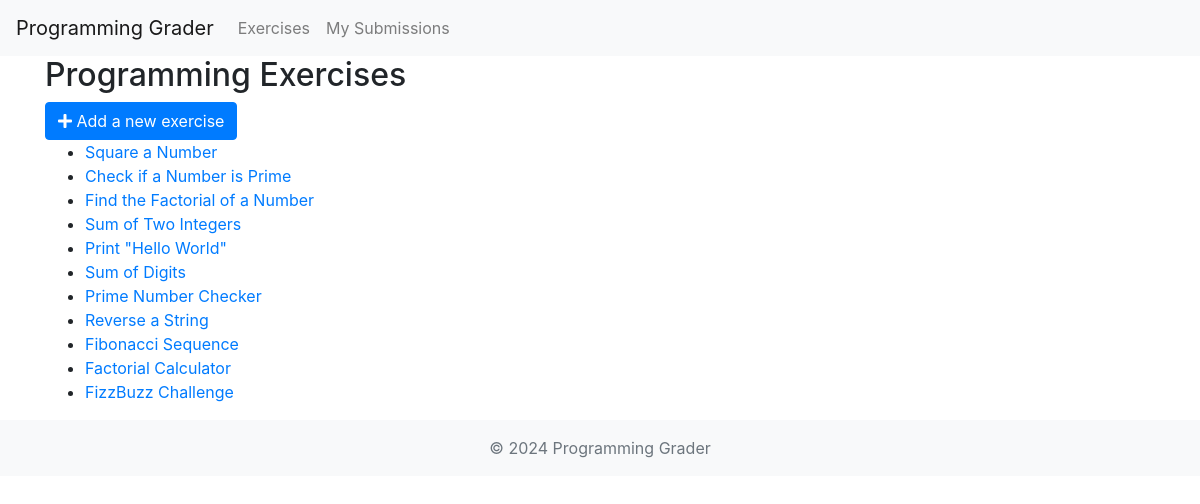
The page /exercises/ on the database its author committed.
### exercises/models.py (models this page shows, shortened)
class Exercise(models.Model):
    LANGUAGE_CHOICES = [
        ('python', 'Python'),
        ('java', 'Java'),
        ('c', 'C'),
    ]
    title = models.CharField(max_length=200)
    description = models.TextField()
    language = models.CharField(max_length=10,
                                choices=LANGUAGE_CHOICES,
                                default='python')
    test_cases = models.TextField(help_text="Define test cases as Python/Java/C code")

### exercises/views.py (the view)
# urls.py: path('', views.exercise_list, name='exercise_list'),
def exercise_list(request):
    exercises = Exercise.objects.all()
    return render(request, 'exercise_list.html', {'exercises': exercises})

### exercises/templates/exercise_list.html
{% extends "base_generic.html" %}
{% block content %}
<h2>Programming Exercises</h2>
<a href="{% url 'exercises:exercise_add' %}" class="btn btn-primary" title="Add New Exercise" data-toggle="tooltip">
    <i class="fas fa-plus"></i> Add a new exercise
</a>
<ul>
    {% for exercise in exercises %}
        <li><a href="{% url 'exercises:exercise_detail' exercise.id %}">{{ exercise.title }}</a></li>
    {% endfor %}
</ul>
{% endblock %}

### rows shown on the page
Exercise: title "Square a Number"
Exercise: title "Check if a Number is Prime"
Exercise: title "Find the Factorial of a Number"
Exercise: title "Sum of Two Integers"
Exercise: title "Print \"Hello World\""
Exercise: title "Sum of Digits"
Exercise: title "Prime Number Checker"
Exercise: title "Reverse a String"
Exercise: title "Fibonacci Sequence"
Exercise: title "Factorial Calculator"
Exercise: title "FizzBuzz Challenge"
